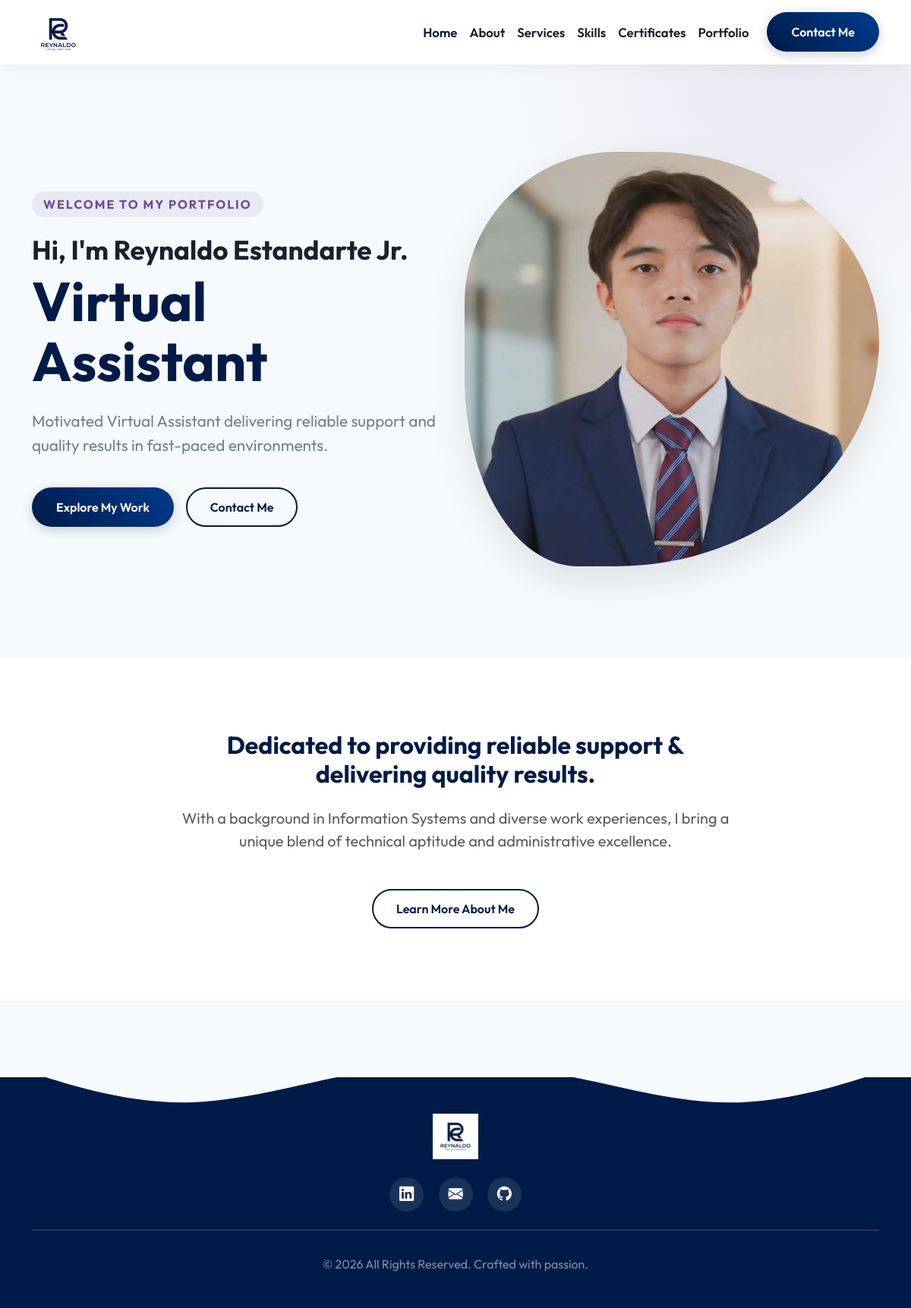
The page / on the database its author committed.
### tables this page shows
CREATE TABLE `settings` (
  `id` int(11) NOT NULL,
  `site_title` varchar(100) NOT NULL,
  `hero_title` varchar(255) NOT NULL,
  `hero_tagline` text NOT NULL,
  `about_text` text NOT NULL,
  `email` varchar(100) NOT NULL,
  `phone` varchar(50) NOT NULL,
  `location` varchar(255) NOT NULL,
  `linkedin_url` varchar(255) NOT NULL
);

### index.php (the view)
<?php include 'includes/header.php'; ?>
<section class="hero">
    <div class="container">
        <div class="row align-items-center flex-column-reverse flex-lg-row">
            <div class="col-lg-6 hero-content">
                <span class="hero-subtitle">Welcome to my portfolio</span>
                <h1 class="hero-title">
                    <span class="d-block mb-2" style="font-size: 2.2rem; color: var(--text-dark);">Hi, I'm Reynaldo Estandarte Jr.</span>
                    <?= htmlspecialchars($settings['hero_title'] ?? 'Virtual Assistant') ?>
                </h1>
                <p class="hero-tagline"><?= htmlspecialchars($settings['hero_tagline'] ?? '') ?></p>
                <div class="d-flex flex-wrap gap-3 justify-content-center justify-content-lg-start mt-4">
                    <a href="portfolio" class="btn btn-primary-custom">Explore My Work</a>
                    <a href="contact" class="btn btn-outline-custom">Contact Me</a>
                </div>
            </div>
            <div class="col-lg-6 mb-5 mb-lg-0 text-center">
                <div class="position-relative d-inline-block">
                    <img src="assets/images/rey.jpg" alt="Reynaldo Estandarte Jr." class="img-blob">
                </div>
            </div>
        </div>
    </div>
</section>
<section class="py-5 bg-white">
    <div class="container py-5">
        <div class="row justify-content-center text-center">
            <div class="col-lg-8">
                <h2 class="fw-bold mb-4">Dedicated to providing reliable support & delivering quality results.</h2>
                <p class="text-muted fs-5 mb-5">With a background in Information Systems and diverse work experiences, I bring a unique blend of technical aptitude and administrative excellence.</p>
                <a href="about" class="btn btn-outline-custom">Learn More About Me</a>
            </div>
        </div>
    </div>
</section>
<?php include 'includes/footer.php'; ?>

### assets/css/style.css (style rules this page uses)
:root { --primary-color: #001B47; --primary-hover: #002868; --accent-color: #6a4c9c; --text-dark: #1a202c; --text-muted: #718096; --bg-light: #f7fafc; --bg-slate: #edf2f7; --white: #ffffff; }
html { height: 100%; }
body { font-family: 'Outfit', sans-serif; color: var(--text-dark); background-color: var(--bg-light); padding-top: 80px; display: flex; flex-direction: column; min-height: 100vh; }
h1, h2, h3, h4, h5, h6 { font-weight: 700; color: var(--primary-color); }
.btn-primary-custom { background: linear-gradient(45deg, var(--primary-color), #003b8e); color: var(--white); padding: 14px 32px; border-radius: 50px; font-weight: 600; border: none; transition: all 0.3s ease; box-shadow: 0 4px 15px rgba(0, 27, 71, 0.2); }
.btn-outline-custom { background-color: transparent; color: var(--primary-color); border: 2px solid var(--primary-color); padding: 12px 30px; border-radius: 50px; font-weight: 600; transition: all 0.3s ease; }
.hero { padding: 120px 0; min-height: calc(100vh - 80px); display: flex; align-items: center; position: relative; overflow: hidden; }
.hero::before { content: ''; position: absolute; top: -50%; right: -20%; width: 800px; height: 800px; background: radial-gradient(circle, rgba(106, 76, 156, 0.1) 0%, rgba(0, 27, 71, 0) 70%); border-radius: 50%; z-index: 0; }
.hero-content { position: relative; z-index: 1; }
.hero-subtitle { color: var(--accent-color); font-weight: 700; letter-spacing: 2px; text-transform: uppercase; margin-bottom: 1.5rem; display: inline-block; background: rgba(106, 76, 156, 0.1); padding: 5px 15px; border-radius: 20px; }
.hero-title { font-size: 4.5rem; line-height: 1.1; margin-bottom: 1.5rem; color: var(--primary-color); }
.hero-tagline { font-size: 1.3rem; color: var(--text-muted); margin-bottom: 2.5rem; max-width: 600px; }
.img-blob { border-radius: 40% 60% 70% 30% / 40% 50% 60% 50%; box-shadow: 0 20px 50px rgba(0,0,0,0.1); animation: morph 8s ease-in-out infinite; max-width: 100%; }

### rows shown on the page
settings: hero_title "Virtual Assistant", hero_tagline "Motivated Virtual Assistant delivering reliable support and quality results in fast-paced environments."
